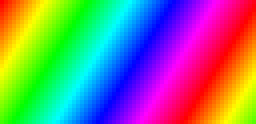
#> input picture wireless_pov_poi_app/patterns/pattern1.bmp, 64 x 31 px (shown 4 times larger)
$ python -i image_converter.py   (imports and definitions only)
#> lines starting #> are read from the running program, lines starting #| are printed output that depends on the picture
#!/usr/bin/env python3
"""
POV Image Converter
Converts regular images to POV-compatible format.

IMPORTANT: The LED strip forms the VERTICAL axis of the display.
- HEIGHT is FIXED at 31 pixels (matching 31 display LEDs: LED 1-31)
- WIDTH is scaled proportionally using the same scale factor as height
- LED 1 (bottom of strip) = bottom of image
- LED 31 (top of strip) = top of image
- LEDs display vertical columns from left to right
- No vertical flip is needed - the LED arrangement maps directly to image pixels
- LED 0 is a sacrificial LED used for level shifting (not a display pixel)
"""

try:
    from PIL import Image, ImageEnhance
except ImportError:
    print("This script requires Pillow (PIL)")
    print("Install with: pip install Pillow")
    exit(1)

import sys
import os
import struct

# POV binary file format constants (matches Teensy SD storage)
POV_MAGIC = 0x504F5631  # "POV1" in hex
POV_VERSION = 1
SD_MAX_DIMENSION = 1024  # Max width/height allowed by SD storage validation

# The number of display LEDs determines the fixed HEIGHT of POV images
POV_HEIGHT = 31  # LED 0 is sacrificial; LEDs 1-31 are the 31 display pixels

# [89 lines left out: function convert_image_for_pov, not called in this run]


def convert_image_to_pov_data(input_path, height=31, max_width=400, enhance_contrast=True,
                              flip_horizontal=False, flip_vertical=False):
    """
    Convert an image to POV-compatible RGB data (width, height, bytes).
    Returns (width, height, rgb_bytes) or None on error.
    """
#> called with height = 31, max_width = 400, enhance_contrast = True, flip_horizontal = False, flip_vertical = False
    if not os.path.exists(input_path):
        return None
    try:
        img = Image.open(input_path)
#> img is the input picture: PIL image 64x31 RGB; mean R, G, B 127.3, 127.3, 127.3
        if img.mode != 'RGB':
            img = img.convert('RGB')
        scale_factor = height / img.height
#> scale_factor = 1
        new_width = int(img.width * scale_factor)
#> new_width = 64
        if new_width > max_width:
            new_width = max_width
        if new_width < 1:
            new_width = 1
        img = img.resize((new_width, height), Image.NEAREST)
        if flip_horizontal:
            img = img.transpose(Image.FLIP_LEFT_RIGHT)
        if flip_vertical:
            img = img.transpose(Image.FLIP_TOP_BOTTOM)
        if enhance_contrast:
            enhancer = ImageEnhance.Contrast(img)
            img = enhancer.enhance(2.0)
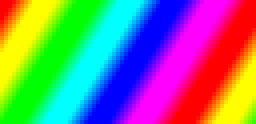
#> img: PIL image 64x31 RGB (shown 4 times larger); mean R, G, B 127.4, 127.4, 127.4
        return (img.width, img.height, img.tobytes())
    except Exception:
        return None


def save_as_pov(input_path, output_path=None, height=31, max_width=400,
                enhance_contrast=True, flip_horizontal=False, flip_vertical=False):
    """
    Convert an image to .pov format for direct SD card upload.
    Output format matches Teensy SD storage (header + RGB data).
    """
    result = convert_image_to_pov_data(
        input_path, height=height, max_width=max_width,
        enhance_contrast=enhance_contrast, flip_horizontal=flip_horizontal,
        flip_vertical=flip_vertical
    )
    if result is None:
        return False
    width, height, rgb_data = result
#> width = 64; height = 31
    if output_path is None:
        base, _ = os.path.splitext(input_path)
        output_path = f"{base}.pov"
    if not output_path.lower().endswith('.pov'):
        output_path += '.pov'
    try:
        data_size = width * height * 3
#> data_size = 5952
        header = struct.pack('<IIHHII',
            POV_MAGIC, POV_VERSION, width, height, data_size, 0)
        with open(output_path, 'wb') as f:
            f.write(header)
            f.write(rgb_data)
        print(f"Saved .pov file: {output_path} ({width}x{height})")
#| Saved .pov file: ../wireless_pov_poi_app/patterns/pattern1.pov (64x31)
        return True
    except Exception as e:
        print(f"Error writing .pov file: {e}")
        return False


# [96 lines left out: functions print_usage, main, not called in this run]


# [2 lines not run here, left out]

>>> result = save_as_pov('../wireless_pov_poi_app/patterns/pattern1.bmp')

$ run again, on wireless_pov_poi_app/patterns/pattern2.bmp
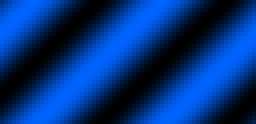
#> input picture wireless_pov_poi_app/patterns/pattern2.bmp, 64 x 31 px (shown 4 times larger)
#> in convert_image_to_pov_data, img is the input picture: PIL image 64x31 RGB; mean R, G, B 0, 49.5, 127
#> in convert_image_to_pov_data, `img = enhancer.enhance(2.0)`:
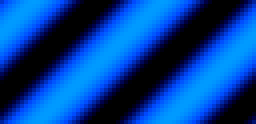
#> img: PIL image 64x31 RGB (shown 4 times larger); mean R, G, B 0, 64.3, 155.8
#> width = 64; height = 31
#> data_size = 5952
#| Saved .pov file: ../wireless_pov_poi_app/patterns/pattern2.pov (64x31)

$ run again, on wireless_pov_poi_app/patterns/pattern3.bmp
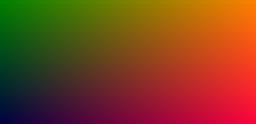
#> input picture wireless_pov_poi_app/patterns/pattern3.bmp, 64 x 31 px (shown 4 times larger)
#> in convert_image_to_pov_data, img is the input picture: PIL image 64x31 RGB; mean R, G, B 125, 65.6, 30.5
#> in convert_image_to_pov_data, `img = enhancer.enhance(2.0)`:
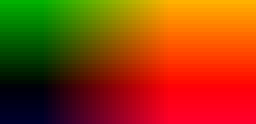
#> img: PIL image 64x31 RGB (shown 4 times larger); mean R, G, B 149.2, 63.4, 8.2
#> width = 64; height = 31
#> data_size = 5952
#| Saved .pov file: ../wireless_pov_poi_app/patterns/pattern3.pov (64x31)

$ run again, on wireless_pov_poi_app/patterns/pattern4.bmp
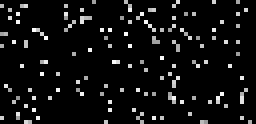
#> input picture wireless_pov_poi_app/patterns/pattern4.bmp, 64 x 31 px (shown 4 times larger)
#> in convert_image_to_pov_data, img is the input picture: PIL image 64x31 RGB; min 0, max 254, mean 16
#> in convert_image_to_pov_data, `img = enhancer.enhance(2.0)`:
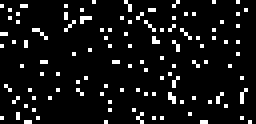
#> img: PIL image 64x31 RGB (shown 4 times larger); 7.9% white in thin lines or dots
#> width = 64; height = 31
#> data_size = 5952
#| Saved .pov file: ../wireless_pov_poi_app/patterns/pattern4.pov (64x31)
